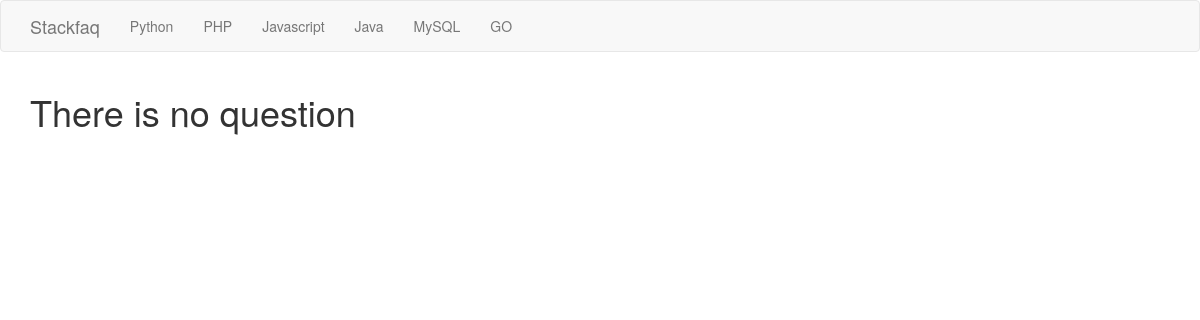
The page /?page=6 on the database as committed earlier.
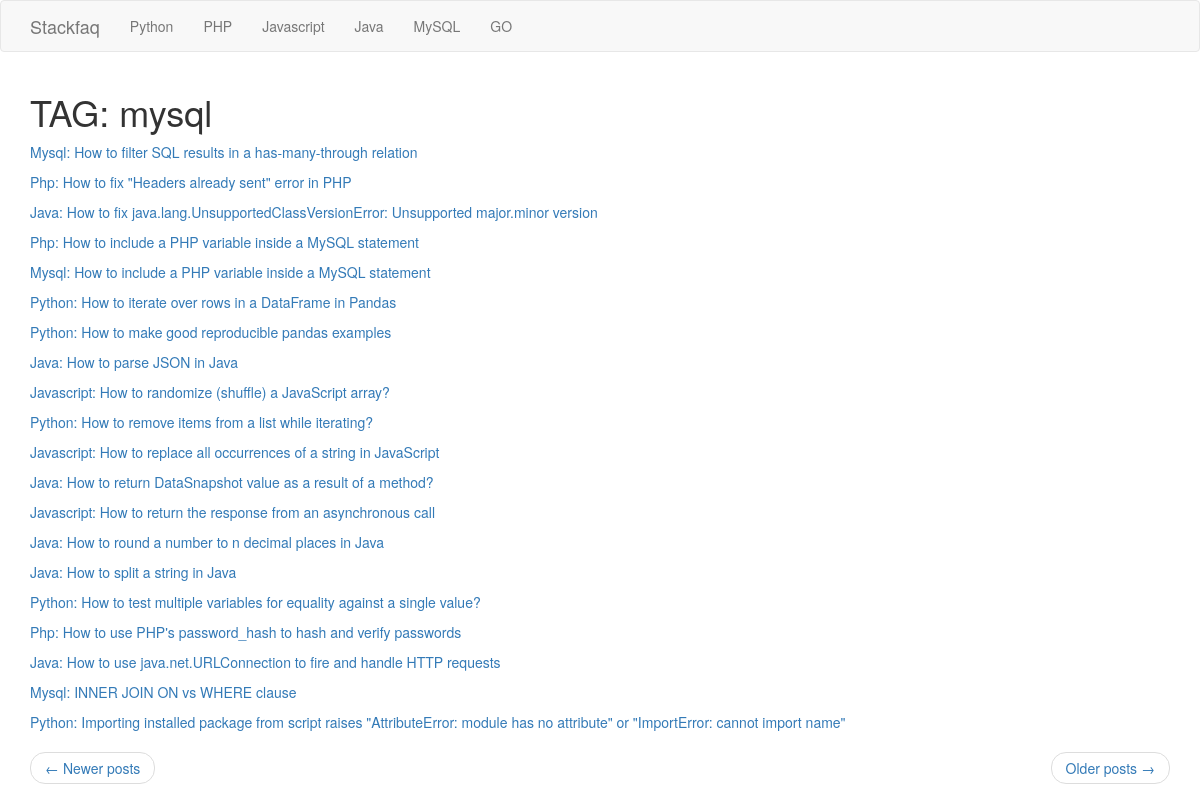
The same page on the database as committed later.
### app/models.py (models this page shows, shortened)
class Questions(db.Model):
    id = db.Column(db.Integer, primary_key=True)
    question = db.Column(db.String(255), nullable=False)
    link = db.Column(db.String(100), nullable=False)
    tag = db.Column(db.String(75), nullable=False)

### app/main/routes.py (the view)
@bp.route('/')
def index():
    page = request.args.get('page', 1, type=int)
    questions = models.Questions.query.order_by(models.Questions.question).paginate(page, current_app.config['POSTS_PER_PAGE'], False)
    next_url = url_for('main.index', page=questions.next_num) if questions.has_next else None
    prev_url = url_for('main.index', page=questions.prev_num) if questions.has_prev else None
    return render_template('main/index.html', questions = questions.items, next_url = next_url, prev_url = prev_url)

### app/main/templates/main/index.html
{% extends 'main/base.html' %}
{% block app_content %}
{% if questions %}
    {% if questions %}
        <h1>TAG: {{questions[0].tag}}</h1>
    {% endif %}
        {% for question in questions %}
            <p>
                {% set link = question.link | replace('*','/') %}
                {% set link = link[1:] %}
                {% set id = link.split('/')[1] %}
                {% set ques = link.split('/')[2] %}
                 <a href="{{url_for('main.show_answer', question = ques, id = id )}}">{{ question.tag|title }}: {{question.question}}</a>
            </p>
        {% endfor %}
        <nav aria-label="...">
            <ul class="pager">
                <li class="previous{% if not prev_url %} disabled{% endif %}">
                    <a href="{{ prev_url or '#' }}">
                        <span aria-hidden="true">&larr;</span> Newer posts
                    </a>
                </li>
                <li class="next{% if not next_url %} disabled{% endif %}">
                    <a href="{{ next_url or '#' }}">
                        Older posts <span aria-hidden="true">&rarr;</span>
                    </a>
                </li>
            </ul>
        </nav>
    {% else %}
        <div>
            <h1>There is no question</h1>
        </div>
    {% endif %}
{%endblock%}

Rows that differ between the two databases and show on the page:
added Questions: tag "mysql", tag "Mysql", question "How to filter SQL results in a has-many-through relation"
added Questions: tag "Php", question "How to fix \"Headers already sent\" error in PHP"
added Questions: tag "Java", question "How to fix java.lang.UnsupportedClassVersionError: Unsupported major.minor version"
added Questions: tag "Php", question "How to include a PHP variable inside a MySQL statement"
added Questions: tag "Mysql", question "How to include a PHP variable inside a MySQL statement"
now on this page (row unchanged): Questions: tag "Python", question "How to iterate over rows in a DataFrame in Pandas"
now on this page (row unchanged): Questions: tag "Python", question "How to make good reproducible pandas examples"
added Questions: tag "Java", question "How to parse JSON in Java"
now on this page (row unchanged): Questions: tag "Javascript", question "How to randomize (shuffle) a JavaScript array?"
now on this page (row unchanged): Questions: tag "Python", question "How to remove items from a list while iterating?"
now on this page (row unchanged): Questions: tag "Javascript", question "How to replace all occurrences of a string in JavaScript"
added Questions: tag "Java", question "How to return DataSnapshot value as a result of a method?"
now on this page (row unchanged): Questions: tag "Javascript", question "How to return the response from an asynchronous call"
added Questions: tag "Java", question "How to round a number to n decimal places in Java"
added Questions: tag "Java", question "How to split a string in Java"
now on this page (row unchanged): Questions: tag "Python", question "How to test multiple variables for equality against a single value?"
added Questions: tag "Php", question "How to use PHP's password_hash to hash and verify passwords"
added Questions: tag "Java", question "How to use java.net.URLConnection to fire and handle HTTP requests"
added Questions: tag "Mysql", question "INNER JOIN ON vs WHERE clause"
now on this page (row unchanged): Questions: tag "Python", question "Importing installed package from script raises \"AttributeError: module has no attribute\" or \"ImportError: cannot import name\""
Other text that changed with them:
text no longer shown: "There is no question"
text now shown: "TAG: ← Newer posts Older posts →"
